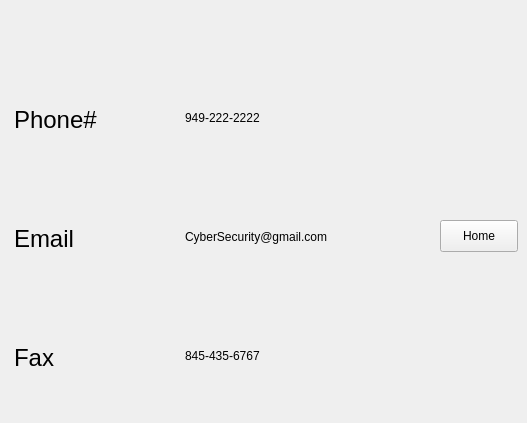
      <widget class="QWidget" name="Contactpage">
       <widget class="QPushButton" name="Homebutton">
        <property name="geometry">
         <rect>
          <x>440</x>
          <y>220</y>
          <width>78</width>
          <height>32</height>
         </rect>
        </property>
        <property name="text">
         <string>Home</string>
        </property>
       </widget>
       <widget class="QWidget" name="layoutWidget">
        <property name="geometry">
         <rect>
          <x>14</x>
          <y>63</y>
          <width>101</width>
          <height>351</height>
         </rect>
        </property>
        <layout class="QVBoxLayout" name="verticalLayout_4">
         <item>
          <widget class="QLabel" name="Contactusbutton1">
           <property name="font">
            <font>
             <pointsize>18</pointsize>
            </font>
           </property>
           <property name="text">
            <string>Phone#</string>
           </property>
          </widget>
         </item>
         <item>
          <widget class="QLabel" name="Contactusbutton2">
           <property name="font">
            <font>
             <pointsize>18</pointsize>
            </font>
           </property>
           <property name="text">
            <string>Email</string>
           </property>
          </widget>
         </item>
         <item>
          <widget class="QLabel" name="contactusbutton3">
           <property name="font">
            <font>
             <pointsize>18</pointsize>
            </font>
           </property>
           <property name="text">
            <string>Fax</string>
           </property>
          </widget>
         </item>
        </layout>
       </widget>
       <widget class="QWidget" name="layoutWidget">
        <property name="geometry">
         <rect>
          <x>185</x>
          <y>61</y>
          <width>162</width>
          <height>351</height>
         </rect>
        </property>
        <layout class="QVBoxLayout" name="verticalLayout_5">
         <item>
          <widget class="QLabel" name="Phone">
           <property name="text">
            <string>949-222-2222</string>
           </property>
          </widget>
         </item>
         <item>
          <widget class="QLabel" name="Email">
           <property name="text">
            <string>CyberSecurity@gmail.com</string>
           </property>
          </widget>
         </item>
         <item>
          <widget class="QLabel" name="Fax">
           <property name="text">
            <string>845-435-6767</string>
           </property>
          </widget>
         </item>
        </layout>
       </widget>
      </widget>
